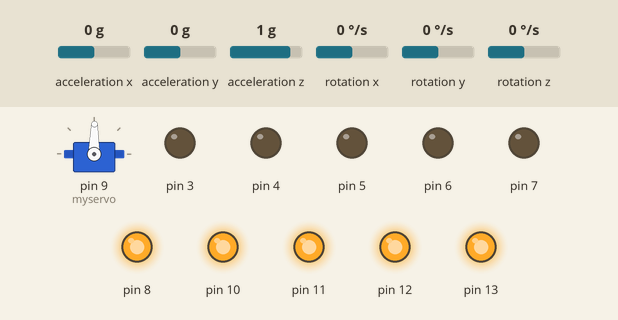
Simulated run of this sketch. Board: Arduino Uno, built with avr-gcc and run on an emulated ATmega328P. On the bench: servo, output pins drawn as LEDs (lit = HIGH). The inputs (shaded band) are chosen by the test bench; at power-on: acceleration x 0 g, acceleration y 0 g, acceleration z 1 g, rotation x 0 °/s, rotation y 0 °/s, rotation z 0 °/s. What the sketch prints to the serial monitor is not drawn.

Above: at 1.2 s.
1.3 s: acceleration x set to -1.4 g
At 2.5 s:
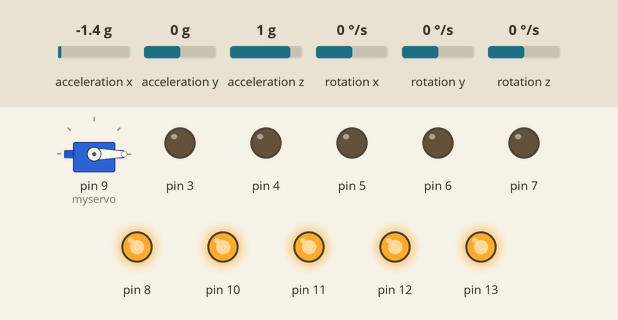
2.8 s: acceleration y set to -0.3 g
At 3.8 s:
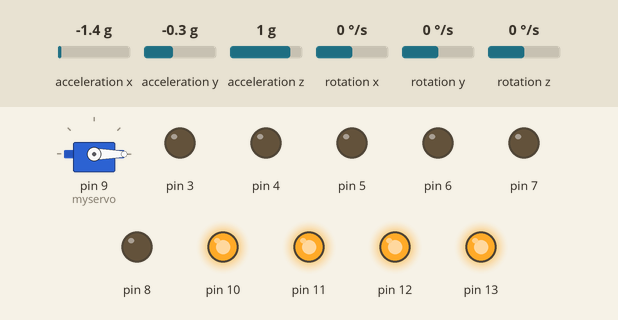
4.3 s: acceleration x set to -0.8 g
At 5.1 s:
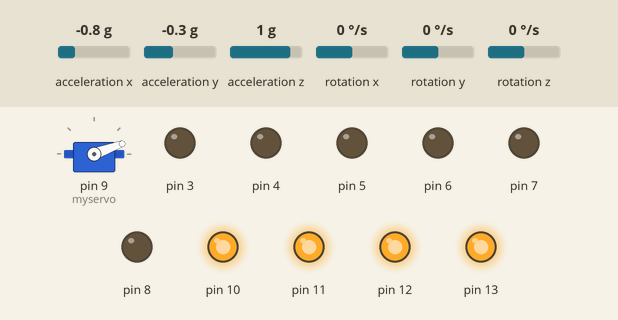
5.8 s: acceleration y set to -0.8 g
At 6.2 s:
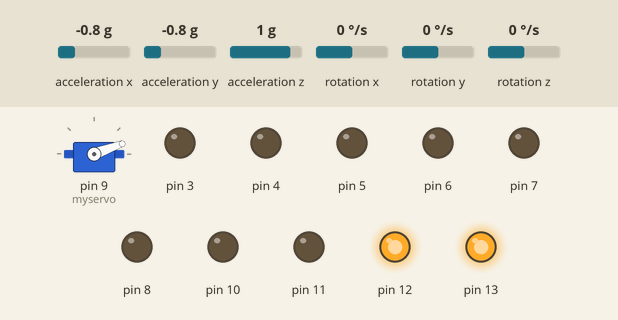
7.3 s: acceleration x set to 0 g
At 8.5 s:
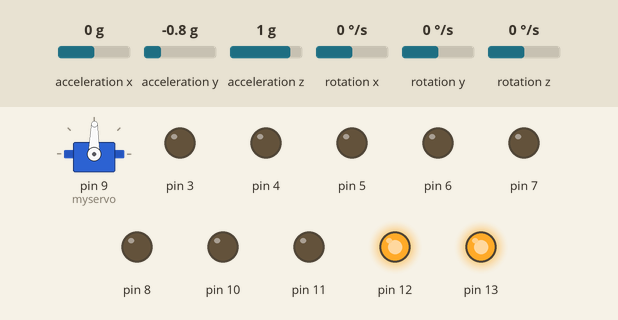
8.8 s: acceleration y set to -0.7 g
10.3 s: acceleration y set to -0.4 g
At 10.7 s:
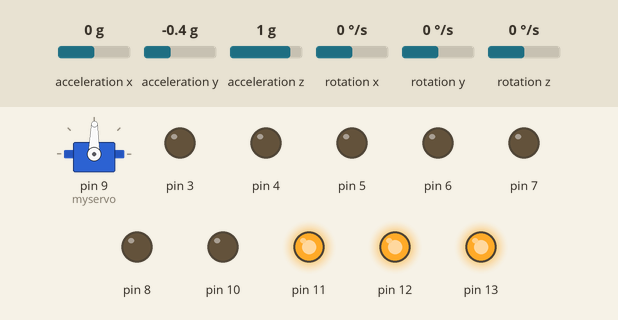
Timing chart, 0 to 12.8 s (numbered marks = the images above; inputs shaded):
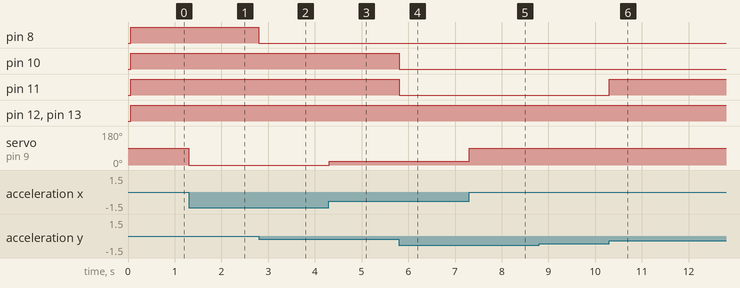

The sketch:

Mpu6050_x_y_eksen_kontrolu.ino
```cpp
#include "Wire.h"
#include "I2Cdev.h"
#include "MPU6050.h"
#include "Servo.h"

MPU6050 mpu;

int16_t ax, ay, az;
int16_t gx, gy, gz;

Servo myservo;

int val;
int val2;
int prevVal;

void setup()
{
  pinMode(3, OUTPUT);
  pinMode(4, OUTPUT);
  pinMode(5, OUTPUT);
  pinMode(6, OUTPUT);
  pinMode(7, OUTPUT);
  pinMode(8, OUTPUT);
  pinMode(10, OUTPUT);
  pinMode(11, OUTPUT);
  pinMode(12, OUTPUT);
  pinMode(13, OUTPUT);
  Wire.begin();
  Serial.begin(38400);

  Serial.println("MPU Baslatiliyor");
  mpu.initialize();
  Serial.println(mpu.testConnection() ? "Baglandi" : "Baglanti Hatali");
  myservo.attach(9);
}

void loop()
{
  mpu.getMotion6(&ax, &ay, &az, &gx, &gy, &gz);

  val = map(ay, -17000, 17000, 0, 9);
  val2 = map(ax, -17000, 17000, 0, 179);
  if (val2 != prevVal)
  {
    myservo.write(val2);
    prevVal = val2;
    delay(50);
  }
  if (val == 0)
  {
    digitalWrite(3, LOW);
    digitalWrite(4, LOW);
    digitalWrite(5, LOW);
    digitalWrite(6, LOW);
    digitalWrite(7, LOW);
    digitalWrite(8, LOW);
    digitalWrite(10, LOW);
    digitalWrite(11, LOW);
    digitalWrite(12, LOW);
    digitalWrite(13, HIGH);

  }
  if (val == 1)
  {
    digitalWrite(3, LOW);
    digitalWrite(4, LOW);
    digitalWrite(5, LOW);
    digitalWrite(6, LOW);
    digitalWrite(7, LOW);
    digitalWrite(8, LOW);
    digitalWrite(10, LOW);
    digitalWrite(11, LOW);
    digitalWrite(12, HIGH);
    digitalWrite(13, HIGH);

  }
  if (val == 2)
  {
    digitalWrite(3, LOW);
    digitalWrite(4, LOW);
    digitalWrite(5, LOW);
    digitalWrite(6, LOW);
    digitalWrite(7, LOW);
    digitalWrite(8, LOW);
    digitalWrite(10, LOW);
    digitalWrite(11, HIGH);
    digitalWrite(12, HIGH);
    digitalWrite(13, HIGH);

  }
  if (val == 3)
  {
    digitalWrite(3, LOW);
    digitalWrite(4, LOW);
    digitalWrite(5, LOW);
    digitalWrite(6, LOW);
    digitalWrite(7, LOW);
    digitalWrite(8, LOW);
    digitalWrite(10, HIGH);
    digitalWrite(11, HIGH);
    digitalWrite(12, HIGH);
    digitalWrite(13, HIGH);


  }
  if (val == 4)
  {
    digitalWrite(3, LOW);
    digitalWrite(4, LOW);
    digitalWrite(5, LOW);
    digitalWrite(6, LOW);
    digitalWrite(7, LOW);
    digitalWrite(8, HIGH);
    digitalWrite(10, HIGH);
    digitalWrite(11, HIGH);
    digitalWrite(12, HIGH);
    digitalWrite(13, HIGH);


  }
  if (val == 5)
  {
    digitalWrite(3, LOW);
    digitalWrite(4, LOW);
    digitalWrite(5, LOW);
    digitalWrite(6, LOW);
    digitalWrite(7, HIGH);
    digitalWrite(8, HIGH);
    digitalWrite(10, HIGH);
    digitalWrite(11, HIGH);
    digitalWrite(12, HIGH);
    digitalWrite(13, HIGH);

  }
  if (val == 6)
  {
    digitalWrite(3, LOW);
    digitalWrite(4, LOW);
    digitalWrite(5, LOW);
    digitalWrite(6, HIGH);
    digitalWrite(7, HIGH);
    digitalWrite(8, HIGH);
    digitalWrite(10, HIGH);
    digitalWrite(11, HIGH);
    digitalWrite(12, HIGH);
    digitalWrite(13, HIGH);

  }
  if (val == 7)
  {
    digitalWrite(3, LOW);
    digitalWrite(4, LOW);
    digitalWrite(5, HIGH);
    digitalWrite(6, HIGH);
    digitalWrite(7, HIGH);
    digitalWrite(8, HIGH);
    digitalWrite(10, HIGH);
    digitalWrite(11, HIGH);
    digitalWrite(12, HIGH);
    digitalWrite(13, HIGH);

  }
  if (val == 8)
  {
    digitalWrite(3, LOW);
    digitalWrite(4, HIGH);
    digitalWrite(5, HIGH);
    digitalWrite(6, HIGH);
    digitalWrite(7, HIGH);
    digitalWrite(8, HIGH);
    digitalWrite(10, HIGH);
    digitalWrite(11, HIGH);
    digitalWrite(12, HIGH);
    digitalWrite(13, HIGH);

  }
  if (val == 9)
  {
    digitalWrite(3, HIGH);
    digitalWrite(4, HIGH);
    digitalWrite(5, HIGH);
    digitalWrite(6, HIGH);
    digitalWrite(7, HIGH);
    digitalWrite(8, HIGH);
    digitalWrite(10, HIGH);
    digitalWrite(11, HIGH);
    digitalWrite(12, HIGH);
    digitalWrite(13, HIGH);

  }
}
```

Measured:
- the behaviour switches between -0.1 and -0.2 g on acceleration y (found by bisection; images 1 and 2)
- the behaviour switches between -0.6 and -0.5 g on acceleration y (found by bisection; images 5 and 6)
- after the input at 1.3 s, servo on pin 9 (myservo): 89° → 0° at once
- after the input at 2.8 s, pin 8: HIGH → LOW at once
- after the input at 4.3 s, servo on pin 9 (myservo): 0° → 20° at once
- after the input at 5.8 s, pin 10, pin 11: HIGH → LOW at once
- after the input at 7.3 s, servo on pin 9 (myservo): 20° → 89° at once
- after the input at 8.8 s, every drawn part: stays the same
- after the input at 10.3 s, pin 11: LOW → HIGH at once
